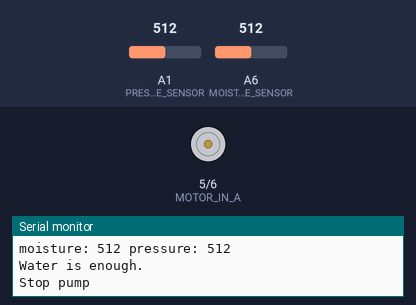
Bench run of a sketch on a simulated Arduino Nano, built with avr-gcc and run on an emulated ATmega328P. Shown: motor-driver pin pairs drawn as motors (green arrow = first pin HIGH = forward, orange = second pin HIGH = backward, longer = more drive), the last lines printed to the serial monitor. The inputs (shaded band) are chosen by the test bench; at power-on: A6 (MOISTURE_SENSOR) = 512, A1 (PRESSURE_SENSOR) = 512.

Above: at 1.7 s.
1.8 s: A6 (MOISTURE_SENSOR) set to 752
3.7 s: A6 (MOISTURE_SENSOR) set to 768
At 5.2 s:
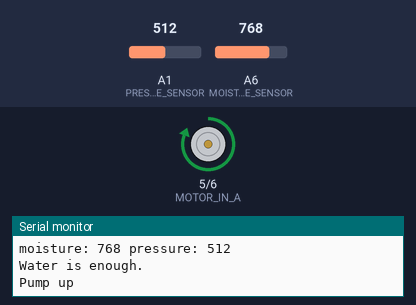
6.0 s: A1 (PRESSURE_SENSOR) set to 581
7.7 s: A1 (PRESSURE_SENSOR) set to 614
At 9.6 s:
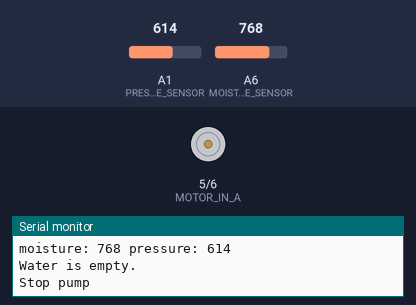
11.0 s: A1 (PRESSURE_SENSOR) set to 590
At 12.0 s:
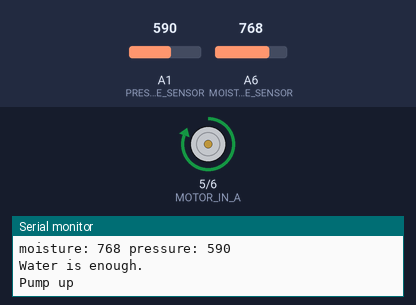
13.0 s: A1 (PRESSURE_SENSOR) set to 610
At 14.8 s:
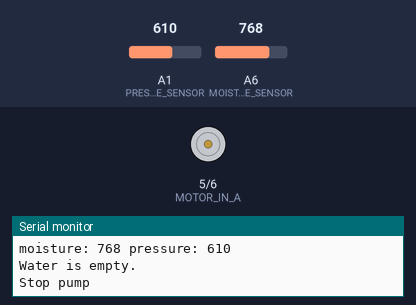
Timing chart, 0 to 16.0 s (numbered marks = the images above; inputs shaded):
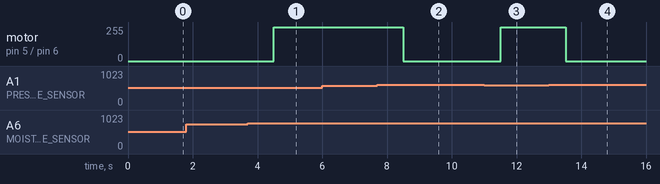

Measured:
- the behaviour switches between 759 and 760 on A6 (MOISTURE_SENSOR) (found by bisection; images 0 and 1)
- the behaviour switches between 599 and 600 on A1 (PRESSURE_SENSOR) (found by bisection; images 1 and 2)
- after the input at 3.7 s, motor on pin 5 (MOTOR_IN_A) / pin 6 (MOTOR_IN_B): stopped → forward 255/255 after 0.81 s
- after the input at 7.7 s, motor on pin 5 (MOTOR_IN_A) / pin 6 (MOTOR_IN_B): forward 255/255 → stopped after 0.81 s
- after the input at 11.0 s, motor on pin 5 (MOTOR_IN_A) / pin 6 (MOTOR_IN_B): stopped → forward 255/255 after 0.51 s
- after the input at 13.0 s, motor on pin 5 (MOTOR_IN_A) / pin 6 (MOTOR_IN_B): forward 255/255 → stopped after 0.51 s

The sketch:

moisture_sensor.ino
```cpp
const int MOISTURE_SENSOR = A6;
const int MOTOR_IN_A = 5;
const int MOTOR_IN_B = 6;
const int PRESSURE_SENSOR = A1;

void setup() {
  pinMode(MOISTURE_SENSOR, INPUT);
  pinMode(MOTOR_IN_A, OUTPUT);
  pinMode(MOTOR_IN_B, OUTPUT);
  pinMode(PRESSURE_SENSOR, INPUT);

  Serial.begin(9600);
  Serial.println("Initialized");

  handlePump(LOW, LOW, "Stop pump");
}

void loop() {
  int moisture = analogRead(MOISTURE_SENSOR);
  int pressure = analogRead(PRESSURE_SENSOR);
  Serial.println("moisture: " + String(moisture) + " pressure: " + String(pressure));

  if (isWater(pressure) && isPump(moisture)) {
    handlePump(HIGH, LOW, "Pump up");
  } else {
    handlePump(LOW, LOW, "Stop pump");
  }
  delay(500);
}

boolean isWater(int pressure) {

  // Full: 450
  // Middle: 500
  // Low: 600
  if (600 <= pressure) {
    // Max value of empty is 1023
    Serial.println("Water is empty.");
    return false;
  } else {
    Serial.println("Water is enough.");
    return true;
  }
}

boolean isPump(int moisuture) {

  if (760 <= moisuture) {
    // 湿度低 MAX1023
    return true;
  } else {
    // 湿度高（センサーを水中につけて344ぐらい、十分湿らせて650ぐらい）
    return false;
  }
}

void handlePump(int motorA, int motorB, String message) {
  Serial.println(message);
  digitalWrite(MOTOR_IN_A, motorA);
  digitalWrite(MOTOR_IN_B, motorB);
  delay(500);
}
```
